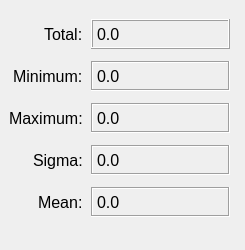
<?xml version="1.0" encoding="UTF-8"?>
<ui version="4.0">
 <class>Dialog</class>
 <widget class="QDialog" name="Dialog">
  <property name="geometry">
   <rect>
    <x>0</x>
    <y>0</y>
    <width>245</width>
    <height>250</height>
   </rect>
  </property>
  <property name="font">
   <font>
    <pointsize>12</pointsize>
   </font>
  </property>
  <property name="windowTitle">
   <string>Dialog</string>
  </property>
  <widget class="QWidget" name="formLayoutWidget">
   <property name="geometry">
    <rect>
     <x>9</x>
     <y>19</y>
     <width>221</width>
     <height>211</height>
    </rect>
   </property>
   <layout class="QFormLayout" name="formLayout">
    <property name="labelAlignment">
     <set>Qt::AlignRight|Qt::AlignTrailing|Qt::AlignVCenter</set>
    </property>
    <property name="horizontalSpacing">
     <number>8</number>
    </property>
    <property name="verticalSpacing">
     <number>12</number>
    </property>
    <item row="0" column="0">
     <widget class="QLabel" name="lbl_stats_total">
      <property name="font">
       <font>
        <pointsize>12</pointsize>
       </font>
      </property>
      <property name="text">
       <string>Total:</string>
      </property>
     </widget>
    </item>
    <item row="0" column="1">
     <widget class="QLabel" name="stats_total_value">
      <property name="minimumSize">
       <size>
        <width>0</width>
        <height>30</height>
       </size>
      </property>
      <property name="frameShape">
       <enum>QFrame::Box</enum>
      </property>
      <property name="frameShadow">
       <enum>QFrame::Raised</enum>
      </property>
      <property name="text">
       <string>0.0</string>
      </property>
     </widget>
    </item>
    <item row="1" column="0">
     <widget class="QLabel" name="lbl_stats_min">
      <property name="text">
       <string>Minimum:</string>
      </property>
     </widget>
    </item>
    <item row="1" column="1">
     <widget class="QLabel" name="stats_min_value">
      <property name="minimumSize">
       <size>
        <width>0</width>
        <height>30</height>
       </size>
      </property>
      <property name="frameShape">
       <enum>QFrame::Box</enum>
      </property>
      <property name="frameShadow">
       <enum>QFrame::Sunken</enum>
      </property>
      <property name="text">
       <string>0.0</string>
      </property>
     </widget>
    </item>
    <item row="2" column="0">
     <widget class="QLabel" name="lbl_stats_max">
      <property name="text">
       <string>Maximum:</string>
      </property>
     </widget>
    </item>
    <item row="2" column="1">
     <widget class="QLabel" name="stats_max_value">
      <property name="minimumSize">
       <size>
        <width>0</width>
        <height>30</height>
       </size>
      </property>
      <property name="frameShape">
       <enum>QFrame::Box</enum>
      </property>
      <property name="frameShadow">
       <enum>QFrame::Sunken</enum>
      </property>
      <property name="text">
       <string>0.0</string>
      </property>
     </widget>
    </item>
    <item row="3" column="0">
     <widget class="QLabel" name="lbl_stats_sigma">
      <property name="text">
       <string>Sigma:</string>
      </property>
     </widget>
    </item>
    <item row="3" column="1">
     <widget class="QLabel" name="stats_sigma_value">
      <property name="minimumSize">
       <size>
        <width>0</width>
        <height>30</height>
       </size>
      </property>
      <property name="frameShape">
       <enum>QFrame::Box</enum>
      </property>
      <property name="frameShadow">
       <enum>QFrame::Sunken</enum>
      </property>
      <property name="text">
       <string>0.0</string>
      </property>
     </widget>
    </item>
    <item row="4" column="0">
     <widget class="QLabel" name="lbl_stats_mean">
      <property name="text">
       <string>Mean:</string>
      </property>
     </widget>
    </item>
    <item row="4" column="1">
     <widget class="QLabel" name="stats_mean_value">
      <property name="minimumSize">
       <size>
        <width>0</width>
        <height>30</height>
       </size>
      </property>
      <property name="frameShape">
       <enum>QFrame::Box</enum>
      </property>
      <property name="frameShadow">
       <enum>QFrame::Sunken</enum>
      </property>
      <property name="text">
       <string>0.0</string>
      </property>
     </widget>
    </item>
   </layout>
  </widget>
 </widget>
 <resources/>
 <connections/>
</ui>
